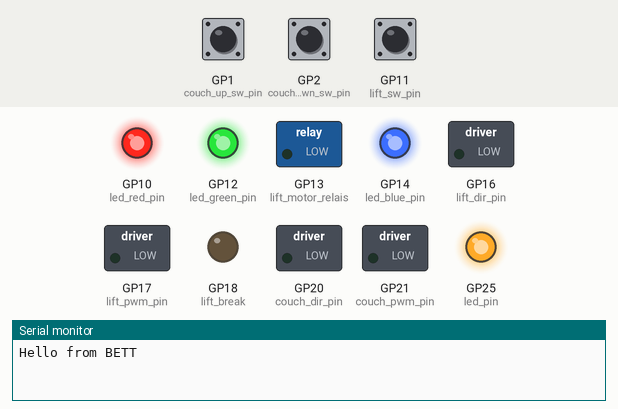
This program was run on a simulated Raspberry Pi Pico. On the bench: switched loads named in the program (green lamp = pin HIGH), output pins drawn as LEDs (lit = HIGH), the last lines printed to the serial monitor. The test bench sets the inputs (shaded band); at power-on: GP11 (lift_sw_pin) HIGH, GP1 (couch_up_sw_pin) HIGH, GP2 (couch_down_sw_pin) HIGH.

Above: at 2.2 s.
2.3 s: GP11 (lift_sw_pin) pulled LOW for 3.2 s
At 5.0 s:
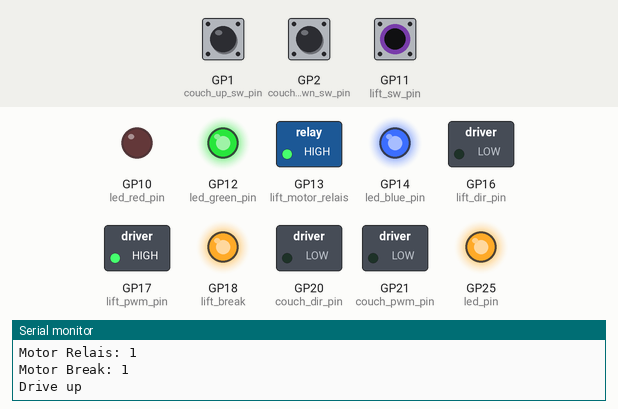
7.0 s: GP1 (couch_up_sw_pin) pulled LOW for 1 s
At 9.3 s:
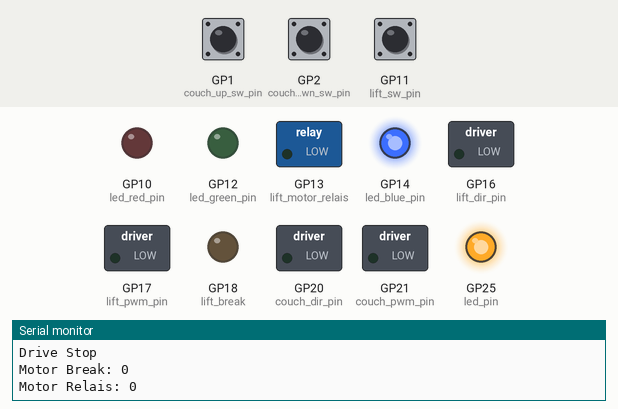
10.0 s: GP11 (lift_sw_pin) pulled LOW for 0.15 s
At 10.8 s:
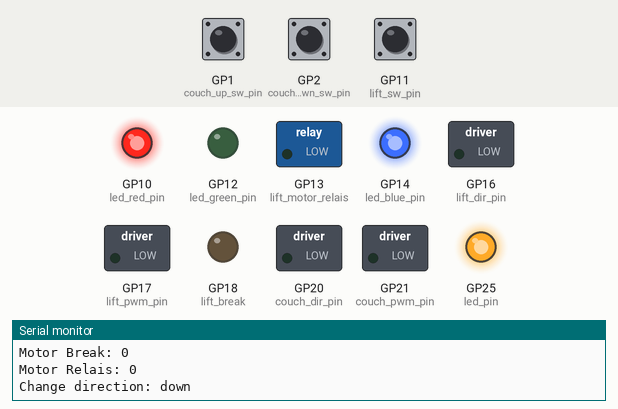
13.1 s: GP2 (couch_down_sw_pin) pulled LOW for 0.15 s
At 13.9 s:
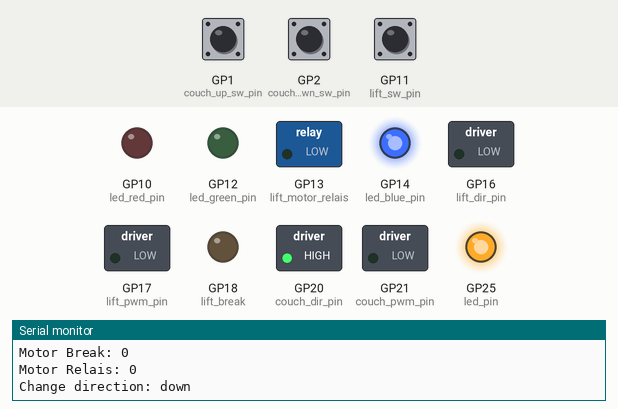
14.9 s: GP1 (couch_up_sw_pin) pulled LOW for 0.15 s
At 16.4 s:
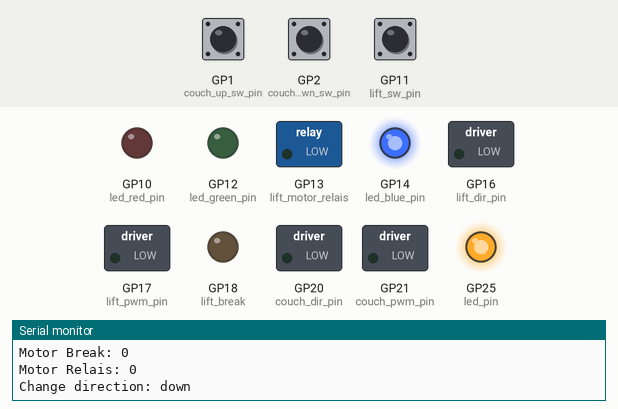
16.7 s: GP2 (couch_down_sw_pin) pulled LOW for 1 s
At 17.45 s:
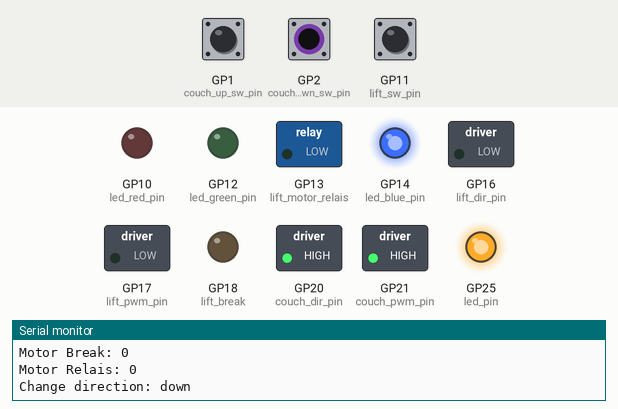
Timing chart, 0 to 19.7 s (numbered marks = the images above; inputs shaded):
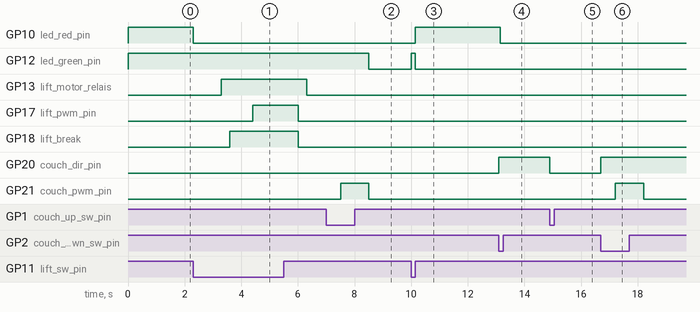

The program:

main.cpp
```cpp
#include <Arduino.h>
#include "DCmotor.hpp"

typedef uint8_t u8;
typedef uint32_t u32;

const u8 led_pin = LED_BUILTIN;

const u8 lift_dir_pin = 16;
const u8 lift_pwm_pin = 17;
const u8 lift_break = 18;
const u8 lift_sw_pin = 11;
const u8 lift_motor_relais = 13;

const u8 couch_dir_pin = 20;
const u8 couch_pwm_pin = 21;
const u8 couch_up_sw_pin = 1;
const u8 couch_down_sw_pin = 2;

const u8 led_red_pin = 10;
const u8 led_green_pin = 12;
const u8 led_blue_pin = 14; // 13;

DCmotor motor_lift(lift_dir_pin, lift_pwm_pin);
DCmotor motor_couch(couch_dir_pin, couch_pwm_pin);

const bool ON = true;
const bool OFF = false;
void led_red(bool state)
{
  digitalWrite(led_red_pin, state);
}
void led_green(bool state)
{
  digitalWrite(led_green_pin, state);
}
void led_blue(bool state)
{
  digitalWrite(led_blue_pin, state);
}
void setup()
{
  // LED internal
  pinMode(led_pin, OUTPUT);
  digitalWrite(led_pin, HIGH);

  // LEDs
  pinMode(led_red_pin, OUTPUT);
  pinMode(led_green_pin, OUTPUT);
  pinMode(led_blue_pin, OUTPUT);
  led_red(ON);
  led_green(ON);
  led_blue(ON);

  // Lift
  pinMode(lift_break, OUTPUT);
  pinMode(lift_sw_pin, INPUT_PULLUP);
  pinMode(lift_motor_relais, OUTPUT);
  digitalWrite(lift_break, OFF);
  digitalWrite(lift_motor_relais, OFF);

  // Couch
  pinMode(couch_up_sw_pin, INPUT_PULLUP);
  pinMode(couch_down_sw_pin, INPUT_PULLUP);

  motor_lift.set_accel_time(500);
  motor_lift.set_dir(DIR_CW);
  motor_lift.set_speed(255);
  motor_lift.stop();

  motor_couch.set_accel_time(500);
  motor_couch.set_dir(DIR_CW);
  motor_couch.set_speed(255);
  motor_couch.stop();

  Serial.begin(115200);
  delay(1000); // wait for Monitor after Upload
  Serial.println("Hello from BETT");
}

void status_led(ut dt)
{
  static ut last_blink = 0;

  if (millis() > last_blink + dt)
  {
    last_blink = millis();
    digitalWrite(led_pin, !digitalRead(led_pin));
  }
}

void lift_unlock_break(bool status)
{
  if (digitalRead(lift_break) != status)
  {
    Serial.println("Motor Break: " + String(status));
    digitalWrite(lift_break, status);
    delay(300);
  }
}

void lift_drive_motor_relais(bool status)
{
  if (digitalRead(lift_motor_relais) != status)
  {
    Serial.println("Motor Relais: " + String(status));
    digitalWrite(lift_motor_relais, status);
    delay(300);
  }
}

void show_led(u8 dir)
{
  switch (dir)
  {
  case 0:
    led_green(ON);
    led_red(OFF);
    break;
  case 1:
    led_green(OFF);
    led_red(ON);
    break;
  case 2:
    led_green(OFF);
    led_red(OFF);
    break;
  }
}

void lift_loop()
{
  static u32 last = 0;
  static u8 stage = 0;
  static bool dir = 0;
  // dir means: 0 = up, 1 = down

  switch (stage)
  {
  case 0:
    // Sleep and wait for SW
    if (!digitalRead(lift_sw_pin))
    {
      last = millis();
      stage++;
      show_led(dir);
    }
    // LEDs off after some time
    if (millis() > last + 3000)
    {
      show_led(2);
    }
    break;
  case 1:
    // Change Direction
    if (digitalRead(lift_sw_pin))
    {
      stage--;
      dir = !dir;
      show_led(dir);
      last = millis();
      if (dir)
        Serial.println("Change direction: down");
      else
        Serial.println("Change direction: up");
    }
    // when still active after some time, drive lift
    if (millis() > last + 1000 &&
        motor_lift.get_current_speed() == 0)
    {
      stage++;
      last = millis();
      motor_lift.start();
      motor_lift.set_dir(dir);
      lift_drive_motor_relais(!dir);
      lift_unlock_break(true);
      if (dir)
        Serial.println("Drive down");
      else
        Serial.println("Drive up");
    }
    break;
  case 2:
    // drive as long as sw is on
    if (digitalRead(lift_sw_pin))
    {
      stage++;
    }
    break;
  case 3:
    // break and go to sleep
    Serial.println("Drive Stop");
    stage = 0;
    last = millis();
    motor_lift.stop();
    break;
  }

  motor_lift.drive();
  if (motor_lift.get_current_speed() == 0)
  {
    lift_unlock_break(false);
    lift_drive_motor_relais(false);
  }
}

void couch_loop()
{
  static bool drive = false;
  bool up = !digitalRead(couch_up_sw_pin);
  bool down = !digitalRead(couch_down_sw_pin);

  if (up && !drive)
  {
    up = true;
    drive = true;
    motor_couch.set_dir(DIR_CW);
    motor_couch.start();
  }

  if (down && !drive)
  {
    down = true;
    drive = true;
    motor_couch.set_dir(DIR_CCW);
    motor_couch.start();
  }

  if (!up && !down)
  {
    motor_couch.stop();
  }

  if (motor_couch.get_current_speed() == 0)
  {
    drive = false;
  }

  motor_couch.drive();
}

void loop()
{
  lift_loop();
  couch_loop();
}
```

Measured:
- after the input at 2.3 s, GP10 (led_red_pin): HIGH → LOW after 0.00 s instead of 0.70 s; GP12 (led_green_pin): stays HIGH (without the input it goes to LOW after 0.70 s)
- after the input at 7.0 s, GP21 (couch_pwm_pin): LOW → HIGH after 0.51 s, → LOW 1.0 s later
- after the input at 10.0 s, GP10 (led_red_pin): LOW → HIGH after 0.15 s; GP12 (led_green_pin): LOW → HIGH at once, → LOW 0.15 s later
- after the input at 13.1 s, GP20 (couch_dir_pin): LOW → HIGH at once
- after the input at 14.9 s, GP20 (couch_dir_pin): HIGH → LOW at once
- after the input at 16.7 s, GP20 (couch_dir_pin): LOW → HIGH at once; GP21 (couch_pwm_pin): LOW → HIGH after 0.51 s, → LOW 1.0 s later
